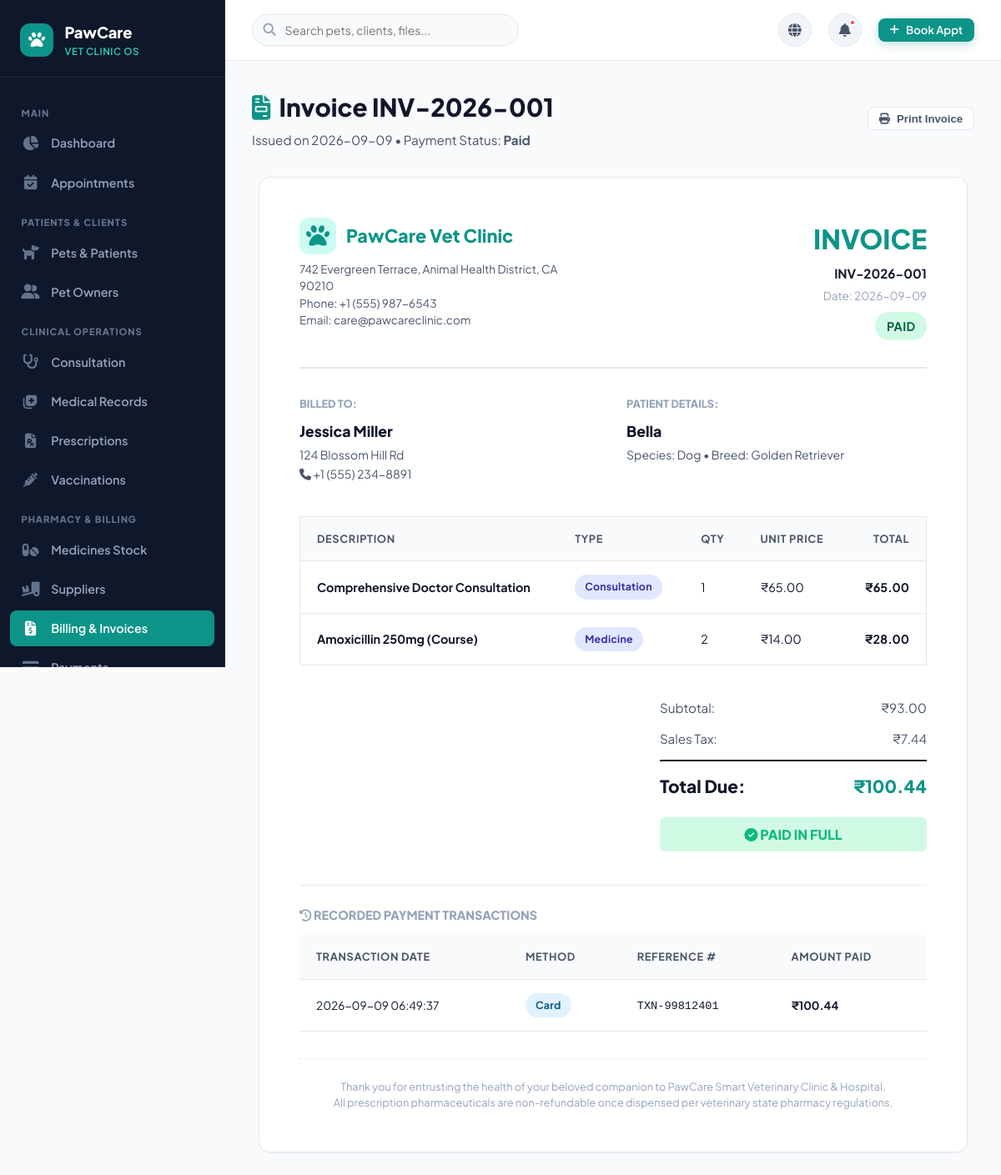
The page /invoice/1 (signed in) on the database its author committed.
### tables this page shows
CREATE TABLE invoices (
    id INTEGER PRIMARY KEY AUTOINCREMENT,
    invoice_number VARCHAR(50) UNIQUE NOT NULL,
    owner_id INTEGER NOT NULL,
    pet_id INTEGER NOT NULL,
    appointment_id INTEGER,
    invoice_date DATE DEFAULT (DATE('now')),
    subtotal REAL NOT NULL DEFAULT 0.00,
    tax_amount REAL NOT NULL DEFAULT 0.00,
    discount_amount REAL DEFAULT 0.00,
    total_amount REAL NOT NULL DEFAULT 0.00,
    payment_status VARCHAR(20) DEFAULT 'unpaid', -- 'paid', 'unpaid', 'partial'
    notes TEXT,
    created_at TIMESTAMP DEFAULT CURRENT_TIMESTAMP,
    FOREIGN KEY (owner_id) REFERENCES owners (id) ON DELETE CASCADE,
    FOREIGN KEY (pet_id) REFERENCES pets (id) ON DELETE CASCADE,
    FOREIGN KEY (appointment_id) REFERENCES appointments (id) ON DELETE SET NULL
);

CREATE TABLE owners (
    id INTEGER PRIMARY KEY AUTOINCREMENT,
    name VARCHAR(120) NOT NULL,
    email VARCHAR(120),
    phone VARCHAR(30) NOT NULL,
    address TEXT,
    city VARCHAR(80),
    emergency_contact VARCHAR(80),
    notes TEXT,
    created_at TIMESTAMP DEFAULT CURRENT_TIMESTAMP
);

CREATE TABLE pets (
    id INTEGER PRIMARY KEY AUTOINCREMENT,
    owner_id INTEGER NOT NULL,
    name VARCHAR(80) NOT NULL,
    species VARCHAR(50) NOT NULL, -- Dog, Cat, Bird, Rabbit, Reptile, etc.
    breed VARCHAR(80),
    gender VARCHAR(10) DEFAULT 'Unknown', -- Male, Female, Neutered Male, Spayed Female
    date_of_birth DATE,
    age_years INTEGER DEFAULT 0,
    weight REAL DEFAULT 0.0, -- in kg
    color VARCHAR(50),
    microchip_id VARCHAR(100),
    photo VARCHAR(255) DEFAULT 'default_pet.png',
    allergies TEXT,
    medical_notes TEXT,
    created_at TIMESTAMP DEFAULT CURRENT_TIMESTAMP,
    FOREIGN KEY (owner_id) REFERENCES owners (id) ON DELETE CASCADE
);

CREATE TABLE invoice_items (
    id INTEGER PRIMARY KEY AUTOINCREMENT,
    invoice_id INTEGER NOT NULL,
    description VARCHAR(200) NOT NULL,
    item_type VARCHAR(50) DEFAULT 'service', -- 'consultation', 'medicine', 'vaccine', 'treatment', 'service'
    quantity INTEGER NOT NULL DEFAULT 1,
    unit_price REAL NOT NULL DEFAULT 0.00,
    total_price REAL NOT NULL DEFAULT 0.00,
    FOREIGN KEY (invoice_id) REFERENCES invoices (id) ON DELETE CASCADE
);

CREATE TABLE payments (
    id INTEGER PRIMARY KEY AUTOINCREMENT,
    invoice_id INTEGER NOT NULL,
    payment_date TIMESTAMP DEFAULT CURRENT_TIMESTAMP,
    amount REAL NOT NULL,
    payment_method VARCHAR(30) NOT NULL DEFAULT 'cash', -- 'cash', 'card', 'online', 'insurance'
    transaction_ref VARCHAR(100),
    notes TEXT,
    FOREIGN KEY (invoice_id) REFERENCES invoices (id) ON DELETE CASCADE
);

### app.py (the view)
@app.route('/invoice/<int:id>')
@login_required
def invoice_details(id):
    db = get_db()
    inv = db.execute("""
        SELECT i.*, o.name as owner_name, o.email as owner_email, o.phone as owner_phone, o.address as owner_address,
               p.name as pet_name, p.species, p.breed
        FROM invoices i
        JOIN owners o ON i.owner_id = o.id
        JOIN pets p ON i.pet_id = p.id
        WHERE i.id = ?
    """, (id,)).fetchone()
    if not inv:
        abort(404)
    items = db.execute("SELECT * FROM invoice_items WHERE invoice_id = ?", (id,)).fetchall()
    payments = db.execute("SELECT * FROM payments WHERE invoice_id = ? ORDER BY payment_date DESC", (id,)).fetchall()
    paid_sum = sum(p['amount'] for p in payments)
    balance_due = max(0.0, inv['total_amount'] - paid_sum)
    return render_template('invoice.html', invoice=inv, items=items, payments=payments, balance_due=balance_due)

### app.py (called while the page is built)
def get_db():
    if 'db' not in g:
        g.db = sqlite3.connect(
            app.config['DATABASE'],
            detect_types=sqlite3.PARSE_DECLTYPES
        )
        g.db.row_factory = sqlite3.Row
        g.db.execute("PRAGMA foreign_keys = ON;")
    return g.db

def init_db():
    db = get_db()
    cur = db.cursor()
    cur.execute("SELECT name FROM sqlite_master WHERE type='table' AND name='users';")
    if cur.fetchone() is None:
        if os.path.exists(app.config['SQL_SCHEMA']):
            with open(app.config['SQL_SCHEMA'], mode='r', encoding='utf-8') as f:
                db.cursor().executescript(f.read())
            db.commit()

@app.before_request
def setup_database_if_needed():
    init_db()

def login_required(view):
    from functools import wraps
    @wraps(view)
    def wrapped_view(**kwargs):
        if 'user_id' not in session:
            flash('Please log in to access this page.', 'warning')
            return redirect(url_for('login', next=request.url))
        return view(**kwargs)
    return wrapped_view

### templates/invoice.html (shortened to what this page needs)
{% extends "base.html" %}
{% block content %}
<div class="page-header">
  <div class="page-header-text">
    <h1><i class="fas fa-file-invoice" style="color: var(--primary);"></i> Invoice {{ invoice.invoice_number }}</h1>
    <p>Issued on {{ invoice.invoice_date }} &bull; Payment Status: <strong>{{ invoice.payment_status.title() }}</strong></p>
  </div>
  <div class="page-actions">
    <button type="button" onclick="window.print()" class="btn btn-secondary btn-sm">
      <i class="fas fa-print"></i> Print Invoice
    </button>
  </div>
</div>
<div class="form-card invoice-card" style="max-width: 850px; margin: 0 auto 3rem; background: #ffffff; padding: 3rem;">
  <div style="display: flex; justify-content: space-between; align-items: flex-start; border-bottom: 2px solid var(--border-color); padding-bottom: 2rem; margin-bottom: 2rem; flex-wrap: wrap; gap: 1.5rem;">
    <div>
      <div class="brand-logo" style="margin-bottom: 0.5rem;">
        <i class="fas fa-paw"></i>
        <span>PawCare Vet Clinic</span>
      </div>
      <p style="font-size: 0.85rem; color: var(--text-secondary); max-width: 320px; line-height: 1.5;">
        {{ clinic_address }}<br>
        Phone: {{ clinic_phone }}<br>
        Email: {{ clinic_email }}
      </p>
    </div>
    <div style="text-align: right;">
      <h2 style="font-size: 2rem; font-weight: 800; color: var(--primary); margin-bottom: 0.25rem;">INVOICE</h2>
      <div style="font-size: 0.95rem; font-weight: 700; color: var(--text-primary);">{{ invoice.invoice_number }}</div>
      <div style="font-size: 0.85rem; color: var(--text-muted); margin-top: 0.25rem;">Date: {{ invoice.invoice_date }}</div>
      <div style="margin-top: 0.5rem;">
        <span class="badge badge-{{ invoice.payment_status }}" style="font-size: 0.9rem; padding: 0.35rem 0.85rem;">
          {{ invoice.payment_status.upper() }}
        </span>
      </div>
    </div>
  </div>
  <div style="display: grid; grid-template-columns: 1fr 1fr; gap: 2rem; margin-bottom: 2.5rem;">
    <div>
      <h4 style="font-size: 0.8rem; font-weight: 800; text-transform: uppercase; color: var(--text-muted); margin-bottom: 0.5rem;">Billed To:</h4>
      <div style="font-weight: 800; font-size: 1.1rem; color: var(--text-primary);">{{ invoice.owner_name }}</div>
      <div style="font-size: 0.875rem; color: var(--text-secondary); margin-top: 0.2rem;">{{ invoice.owner_address or 'Address on file' }}</div>
      <div style="font-size: 0.875rem; color: var(--text-secondary);"><i class="fas fa-phone"></i> {{ invoice.owner_phone }}</div>
    </div>
    <div>
      <h4 style="font-size: 0.8rem; font-weight: 800; text-transform: uppercase; color: var(--text-muted); margin-bottom: 0.5rem;">Patient Details:</h4>
      <div style="font-weight: 800; font-size: 1.1rem; color: var(--text-primary);">{{ invoice.pet_name }}</div>
      <div style="font-size: 0.875rem; color: var(--text-secondary); margin-top: 0.2rem;">
        Species: {{ invoice.species }} &bull; Breed: {{ invoice.breed or 'Mixed' }}
      </div>
    </div>
  </div>
  <div class="table-responsive" style="margin-bottom: 2rem;">
    <table class="custom-table" style="border: 1px solid var(--border-color);">
      <thead>
        <tr>
          <th>Description</th>
          <th>Type</th>
          <th>Qty</th>
          <th>Unit Price</th>
          <th style="text-align: right;">Total</th>
        </tr>
      </thead>
      <tbody>
        {% for item in items %}
        <tr>
          <td><strong>{{ item.description }}</strong></td>
          <td><span class="badge badge-secondary">{{ item.item_type }}</span></td>
          <td>{{ item.quantity }}</td>
          <td>₹{{ "%.2f"|format(item.unit_price) }}</td>
          <td style="text-align: right;"><strong>₹{{ "%.2f"|format(item.total_price) }}</strong></td>
        </tr>
        {% endfor %}
      </tbody>
    </table>
  </div>
  <div style="display: flex; justify-content: flex-end; margin-bottom: 2.5rem;">
    <div style="width: 320px;">
      <div style="display: flex; justify-content: space-between; padding: 0.4rem 0; font-size: 0.95rem; color: var(--text-secondary);">
        <span>Subtotal:</span>
        <span>₹{{ "%.2f"|format(invoice.subtotal) }}</span>
      </div>
      <div style="display: flex; justify-content: space-between; padding: 0.4rem 0; font-size: 0.95rem; color: var(--text-secondary);">
        <span>Sales Tax:</span>
        <span>₹{{ "%.2f"|format(invoice.tax_amount) }}</span>
      </div>
      <div style="display: flex; justify-content: space-between; padding: 0.8rem 0; font-size: 1.3rem; font-weight: 800; border-top: 2px solid var(--text-primary); margin-top: 0.4rem;">
        <span>Total Due:</span>
        <span style="color: var(--primary);">₹{{ "%.2f"|format(invoice.total_amount) }}</span>
      </div>
      {% if balance_due > 0 %}
      <div style="display: flex; justify-content: space-between; padding: 0.4rem 0; font-size: 1rem; font-weight: 700; color: var(--danger);">
        <span>Outstanding Balance:</span>
        <span>₹{{ "%.2f"|format(balance_due) }}</span>
      </div>
      {% else %}
      <div style="padding: 0.5rem; text-align: center; background: var(--success-light); color: var(--success); font-weight: 800; border-radius: 6px; margin-top: 0.5rem;">
        <i class="fas fa-check-circle"></i> PAID IN FULL
      </div>
      {% endif %}
    </div>
  </div>
  {% if payments %}
  <div style="border-top: 1px solid var(--border-color); padding-top: 1.5rem; margin-bottom: 2rem;">
    <h4 style="font-size: 0.9rem; font-weight: 800; text-transform: uppercase; color: var(--text-muted); margin-bottom: 0.75rem;">
      <i class="fas fa-history"></i> Recorded Payment Transactions
    </h4>
    <table class="custom-table" style="font-size: 0.85rem;">
      <thead>
        <tr>
          <th>Transaction Date</th>
          <th>Method</th>
          <th>Reference #</th>
          <th>Amount Paid</th>
        </tr>
      </thead>
      <tbody>
        {% for py in payments %}
        <tr>
          <td>{{ py.payment_date }}</td>
          <td><span class="badge badge-info">{{ py.payment_method.title() }}</span></td>
          <td><code>{{ py.transaction_ref or '-' }}</code></td>
          <td><strong>₹{{ "%.2f"|format(py.amount) }}</strong></td>
        </tr>
        {% endfor %}
      </tbody>
    </table>
  </div>
  {% endif %}
  <div style="border-top: 1px dashed var(--border-color); padding-top: 1.5rem; font-size: 0.8rem; color: var(--text-muted); text-align: center; line-height: 1.5;">
    <p>Thank you for entrusting the health of your beloved companion to {{ clinic_name }}.</p>
    <p>All prescription pharmaceuticals are non-refundable once dispensed per veterinary state pharmacy regulations.</p>
  </div>
</div>
{% endblock %}

### static/css/style.css (style rules this page uses)
:root { --primary: #0d9488; --primary-hover: #0f766e; --primary-light: #ccfbf1; --primary-dark: #115e59; --secondary: #6366f1; --secondary-light: #e0e7ff; --accent: #f59e0b; --accent-light: #fef3c7; --success: #10b981; --success-light: #d1fae5; --danger: #ef4444; --danger-light: #fee2e2; --warning: #f59e0b; --info: #0284c7; --info-light: #e0f2fe; --bg-main: #f8fafc; --bg-card: #ffffff; --bg-sidebar: #0f172a; --bg-subtle: #f1f5f9; --text-primary: #0f172a; --text-secondary: #475569; --text-muted: #94a3b8; --text-light: #f8fafc; --border-color: #e2e8f0; --border-radius-sm: 8px; --border-radius-md: 14px; --border-radius-lg: 20px; --border-radius-full: 9999px; --shadow-sm: 0 1px 2px 0 rgba(0, 0, 0, 0.05); --shadow-md: 0 4px 6px -1px rgba(0, 0, 0, 0.07), 0 2px 4px -1px rgba(0, 0, 0, 0.04); --shadow-lg: 0 10px 15px -3px rgba(0, 0, 0, 0.08), 0 4px 6px -2px rgba(0, 0, 0, 0.04); --shadow-xl: 0 20px 25px -5px rgba(0, 0, 0, 0.1), 0 10px 10px -5px rgba(0, 0, 0, 0.04); --transition: all 0.25s cubic-bezier(0.4, 0, 0.2, 1); }
* { margin: 0; padding: 0; box-sizing: border-box; }
body { font-family: 'Plus Jakarta Sans', -apple-system, BlinkMacSystemFont, sans-serif; background-color: var(--bg-main); color: var(--text-primary); line-height: 1.6; overflow-x: hidden; }
.brand-logo { display: flex; align-items: center; gap: 0.75rem; font-size: 1.35rem; font-weight: 800; color: var(--primary); }
.brand-logo i { font-size: 1.75rem; color: var(--primary); background: var(--primary-light); width: 44px; height: 44px; display: inline-flex; align-items: center; justify-content: center; border-radius: 12px; }
.btn { display: inline-flex; align-items: center; justify-content: center; gap: 0.5rem; font-weight: 600; font-size: 0.925rem; padding: 0.65rem 1.35rem; border-radius: var(--border-radius-md); border: 1px solid transparent; cursor: pointer; transition: var(--transition); line-height: 1; }
.btn-secondary { background-color: #ffffff; color: var(--text-secondary); border: 1px solid var(--border-color); }
.btn-sm { padding: 0.4rem 0.8rem; font-size: 0.825rem; border-radius: var(--border-radius-sm); }
.badge { display: inline-flex; align-items: center; gap: 0.35rem; font-size: 0.775rem; font-weight: 700; padding: 0.3rem 0.75rem; border-radius: var(--border-radius-full); text-transform: capitalize; letter-spacing: 0.02em; }
.badge-success, .badge-paid, .badge-up_to_date, .badge-completed { background: var(--success-light); color: #065f46; }
.badge-info, .badge-scheduled, .badge-admin { background: var(--info-light); color: #075985; }
.badge-secondary, .badge-doctor { background: var(--secondary-light); color: #3730a3; }

### static/css/dashboard.css (style rules this page uses)
.page-header { display: flex; align-items: center; justify-content: space-between; margin-bottom: 2rem; flex-wrap: wrap; gap: 1rem; }
.page-header-text h1 { font-size: 1.85rem; font-weight: 800; color: var(--text-primary); display: flex; align-items: center; gap: 0.65rem; }
.page-header-text p { color: var(--text-secondary); font-size: 0.95rem; margin-top: 0.2rem; }
.page-actions { display: flex; align-items: center; gap: 0.75rem; }

### static/css/forms.css (style rules this page uses)
.form-card { background: #ffffff; border-radius: var(--border-radius-md); border: 1px solid var(--border-color); box-shadow: var(--shadow-sm); padding: 2rem; max-width: 900px; margin: 0 auto; }

### static/css/tables.css (style rules this page uses)
.table-responsive { width: 100%; overflow-x: auto; -webkit-overflow-scrolling: touch; }
.custom-table { width: 100%; border-collapse: collapse; text-align: left; font-size: 0.9rem; }
.custom-table th { background-color: #f8fafc; color: var(--text-secondary); font-weight: 700; font-size: 0.8rem; text-transform: uppercase; letter-spacing: 0.05em; padding: 1rem 1.25rem; border-bottom: 1px solid var(--border-color); white-space: nowrap; }
.custom-table td { padding: 1rem 1.25rem; border-bottom: 1px solid var(--border-color); color: var(--text-primary); vertical-align: middle; white-space: nowrap; }
.custom-table tbody tr { transition: var(--transition); }

### rows shown on the page
invoices: invoice_number "INV-2026-001", invoice_date "2026-09-09", payment_status "Paid", payment_status "PAID", subtotal "93.00", tax_amount "7.44", total_amount "100.44"
owners: owner_name "Jessica Miller", address "124 Blossom Hill Rd", owner_phone "+1 (555) 234-8891"
pets: pet_name "Bella", species "Dog", breed "Golden Retriever"
invoice_items: description "Comprehensive Doctor Consultation", item_type "Consultation", quantity "1", unit_price "65.00", total_price "65.00"
invoice_items: description "Amoxicillin 250mg (Course)", item_type "Medicine", quantity "2", unit_price "14.00", total_price "28.00"
payments: payment_date "2026-09-09 06:49:37", payment_method "Card", transaction_ref "TXN-99812401", amount "100.44"

### other values the page prints
{{ clinic_address }} "742 Evergreen Terrace, Animal Health District, CA 90210"
{{ clinic_phone }} "+1 (555) 987-6543"
{{ clinic_email }} "care@pawcareclinic.com"
{{ clinic_name }} "PawCare Smart Veterinary Clinic & Hospital"
